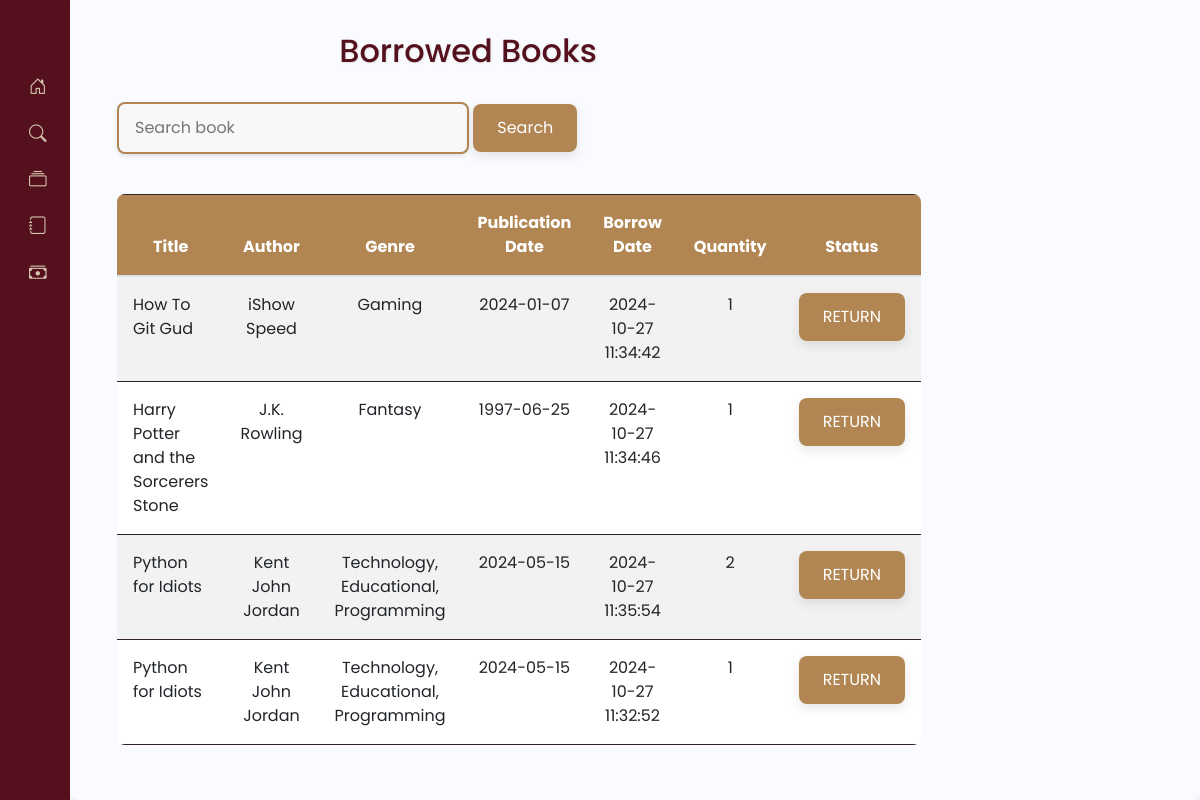
Screenshot of /account.php (signed in) with the database file from the repository.
### tables this page shows
CREATE TABLE `book` (
  `id` char(36) NOT NULL DEFAULT uuid(),
  `title` varchar(255) NOT NULL,
  `authorId` char(36) NOT NULL,
  `genre` varchar(255) DEFAULT NULL,
  `quantity` int(11) DEFAULT NULL,
  `publicationDate` date DEFAULT NULL,
  `imageLocation` longtext DEFAULT NULL,
  `description` longtext DEFAULT NULL
);

CREATE TABLE `authors` (
  `id` char(36) NOT NULL DEFAULT uuid(),
  `firstName` varchar(255) NOT NULL,
  `lastName` varchar(255) NOT NULL
);

CREATE TABLE `borrowed_books` (
  `id` char(36) NOT NULL DEFAULT uuid(),
  `userId` char(36) NOT NULL,
  `bookId` char(36) NOT NULL,
  `quantity` int(11) NOT NULL,
  `borrowDate` datetime NOT NULL
);

### non_views/borrowed_books.php (called while the page is built, shortened)
<?php
    require_once 'config/db_config.php';
    if($_SERVER['REQUEST_METHOD'] === 'GET'){
        if(isset($_GET['browseBorrowedBook'])){
            $browseBorrowedBook = $_GET['browseBorrowedBook'];
        }else{
            $browseBorrowedBook = '';
        }
        $currentUserId = $_SESSION['loggedUserId'];
        $browseBorrowedBookQuery = "
            SELECT bb.id as borrowId, b.id as book_id, b.title, a.firstName, a.lastName, b.genre, b.publicationDate, bb.quantity, bb.borrowDate, u.id FROM book b
            INNER JOIN authors a ON b.authorId=a.id
            INNER JOIN borrowed_books bb ON b.id=bb.bookId
            INNER JOIN users u ON bb.userId='$currentUserId'
            WHERE u.id='$currentUserId' AND (b.title LIKE '$browseBorrowedBook%' OR a.firstName LIKE '$browseBorrowedBook%' OR a.lastName LIKE '$browseBorrowedBook%')";
        $browseBorrowedBookResult = mysqli_query($conn, $browseBorrowedBookQuery);
    }
?>

### account.php (the view, shortened to what this page needs)
<?php
    require_once 'config/db_config.php';
    require_once 'non_views/borrowed_books.php';
?>
<!DOCTYPE html>
<html lang="en">
<head>
    <link href="https://stackpath.bootstrapcdn.com/bootstrap/4.5.2/css/bootstrap.min.css" rel="stylesheet">
    <link href="https://cdnjs.cloudflare.com/ajax/libs/font-awesome/5.15.4/css/all.min.css" rel="stylesheet">
    <link href="https://cdn.lineicons.com/4.0/lineicons.css" rel="stylesheet" />
    <link href="https://cdn.jsdelivr.net/npm/bootstrap@5.3.0-alpha3/dist/css/bootstrap.min.css" rel="stylesheet"
>
    <link rel="stylesheet" href="https://cdnjs.cloudflare.com/ajax/libs/bootstrap-icons/1.8.1/font/bootstrap-icons.min.css">
    <link rel="stylesheet" href="css/home.css">
    <link rel="stylesheet" href="css/sidebar.css">
</head>
<body>
    <div class="wrapper">
        <aside id="sidebar">
            <div class="d-flex">
                <a class="toggle-btn" href="#">
                </a>
            </div>
            <ul class="sidebar-nav">
                <li class="sidebar-item">
                    <a href="home.php" class="sidebar-link">
                        <i class="bi bi-house-door"></i>
                    </a>
                </li>
                <li class="sidebar-item">
                    <a href="search_users.php" class="sidebar-link">
                        <i class="bi bi-search"></i>
                    </a>
                </li>
                <li class="sidebar-item">
                    <a href="books.php" class="sidebar-link">
                        <i class="bi bi-collection"></i>
                    </a>
                </li>
                <li class="sidebar-item">
                    <a href="#" class="sidebar-link" onclick="openTab(event, 'borrowedBooks')" id="defaultOpen">
                        <i class="bi bi-journal"></i>
                    </a>
                </li>
                <li class="sidebar-item">
                    <a href="#" class="sidebar-link" onclick="openTab(event, 'transactions')" id="transactionsTab">
                        <i class="bi bi-cash-stack"></i>
                    </a>
                </li>
            </ul>
            <div class="sidebar-footer">
                <a href="#" id="logoutBtn" class="sidebar-link">
                </a>
            </div>
        </aside>
<div class="main p-3">
    <div id="borrowedBooks" class="tabContent col-sm-8 m-3">
        <h2>Borrowed Books</h2>
        <form action="account.php" method="GET">
            <input type="text" id="browseBorrowedBook" name="browseBorrowedBook" placeholder="Search book">
            <input type="submit" value="Search">
        </form>
        <br>
        <table class="table table-bordered table-striped table-hover" style="text-align: center;">
            <thead>
                <tr>
                    <th>Title</th>
                    <th>Author</th>
                    <th>Genre</th>
                    <th>Publication Date</th>
                    <th>Borrow Date</th>
                    <th>Quantity</th>
                    <th>Status</th>
                </tr>
            </thead>
            <tbody>
                <?php
                    if(isset($browseBorrowedBookResult)){
                        while($row = mysqli_fetch_array($browseBorrowedBookResult)){?>
                            <tr>
                                <td style="text-align: left;"><?=$row['title']?></td>
                                <td><?=$row['firstName']." ". $row['lastName']?></td>
                                <td><?=$row['genre']?></td>
                                <td><?=$row['publicationDate']?></td>
                                <td><?=$row['borrowDate']?></td>
                                <td><?=$row['quantity']?></td>
                                <td><input type="submit" value="RETURN" onclick="returnPrompt('<?= $row['borrowId']; ?>', '<?= $row['book_id'];?>')"></td>
                            </tr>
                    <?php }} ?>
            </tbody>
        </table>
    </div>
</div>
</body>
</html>

### css/home.css (style rules this page uses)
.main { background-color: #f9f9f9; color: #312229; padding: 3rem; border-radius: 0.5rem; box-shadow: 0 4px 8px rgba(0, 0, 0, 0.1); }
h2 { color: #54101d; font-size: 2rem; margin-bottom: 2rem; text-align: center; text-shadow: 1px 1px 2px rgba(0, 0, 0, 0.1); }
input[type="text"] { border: 2px solid #b18653; background-color: #f8f8f8; color: #312229; padding: 0.75rem 1rem; border-radius: 0.5rem; transition: border 0.3s, box-shadow 0.3s; box-shadow: 0 2px 4px rgba(0, 0, 0, 0.1); }
input[type="submit"] { background-color: #b18653; color: #ffffff; border: none; padding: 0.75rem 1.5rem; border-radius: 0.5rem; transition: background 0.3s, transform 0.2s; box-shadow: 0 4px 12px rgba(0, 0, 0, 0.1); cursor: pointer; }
.table { background-color: #ffffff; color: #312229; border: none; margin-top: 1rem; border-radius: 0.5rem; overflow: hidden; }
.table th, .table td { border: none; padding: 1rem; }
.table th { background-color: #b18653; color: #ffffff; }
.table-striped tbody tr:nth-of-type(odd) { background-color: #f9f9f9; }

### css/sidebar.css (style rules this page uses)
a { text-decoration: none; }
li { list-style: none; }
body { font-family: 'Poppins', sans-serif; }
.wrapper { display: flex; }
.main { min-height: 100vh; width: 100%; overflow: hidden; transition: all 0.35s ease-in-out; background-color: #fafbfe; }
#sidebar { width: 70px; min-width: 70px; z-index: 1000; transition: all .25s ease-in-out; background-color: #54101d; display: flex; flex-direction: column; }
.toggle-btn { background-color: transparent; cursor: pointer; border: 0; padding: 1rem 1.5rem; }
.sidebar-nav { padding: 2rem 0; flex: 1 1 auto; }
a.sidebar-link { padding: .625rem 1.625rem; color: #d5c5ae; display: block; font-size: 0.9rem; white-space: nowrap; border-left: 3px solid transparent; }
.sidebar-link i { font-size: 1.1rem; margin-right: .75rem; }
.sidebar-item { position: relative; }

### rows the page displays
book: title "How To Git Gud", authorId.firstName "iShow", authorId.lastName "Speed", genre "Gaming", publicationDate "2024-01-07", borrowed_books.borrowDate "2024-10-27 11:34:42", borrowed_books.quantity "1"
book: title "Harry Potter and the Sorcerers Stone", authorId.firstName "J.K.", authorId.lastName "Rowling", genre "Fantasy", publicationDate "1997-06-25", borrowed_books.borrowDate "2024-10-27 11:34:46", borrowed_books.quantity "1"
book: title "Python for Idiots", authorId.firstName "Kent John", authorId.lastName "Jordan", genre "Technology, Educational, Programming", publicationDate "2024-05-15", borrowed_books.borrowDate "2024-10-27 11:35:54", borrowed_books.quantity "2", borrowed_books.borrowDate "2024-10-27 11:32:52", borrowed_books.quantity "1"
